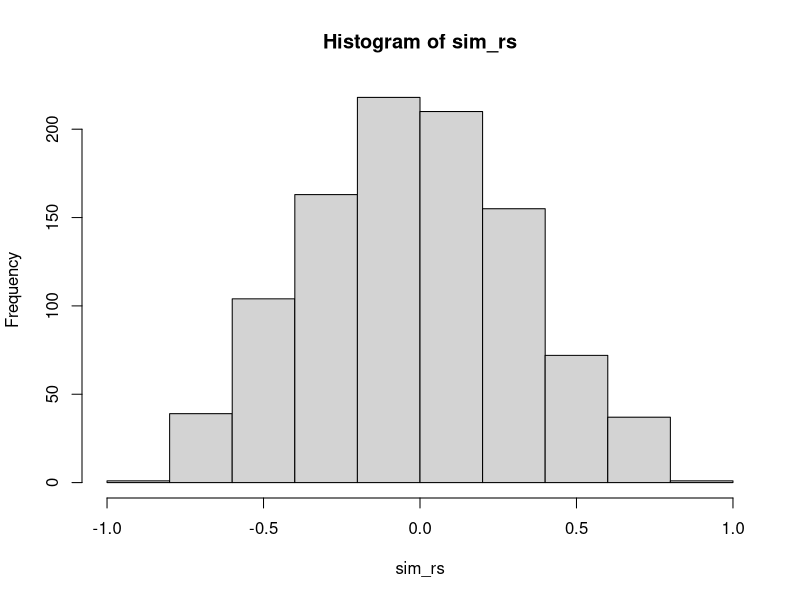

The R script that drew this image:
## ---- chunk 1
knitr::opts_chunk$set(echo = TRUE)
## ---- chunk 2
X <- c(1,4,3,2,5,4,3,6,7,8)
Y <- c(1,3,6,7,8,2,8,7,6,9)
cortest = cor.test(X,Y, method = c("pearson"))
## ---- chunk 3
sim_rs <- replicate(1000,cor(sample(X),sample(Y)))
hist(sim_rs)

length(sim_rs[sim_rs >= cortest$p.value])/ length(sim_rs)
## ---- chunk 4
#Maximum should be when X and Y are in increasing order
X2 = sort(X, decreasing = FALSE)
Y2 = sort(Y, decreasing = FALSE)
sum(X2*Y2)


#Maximum should be when X and Y are in increasing order
Y3 = sort(Y, decreasing = TRUE)
sum(X2*Y3)
